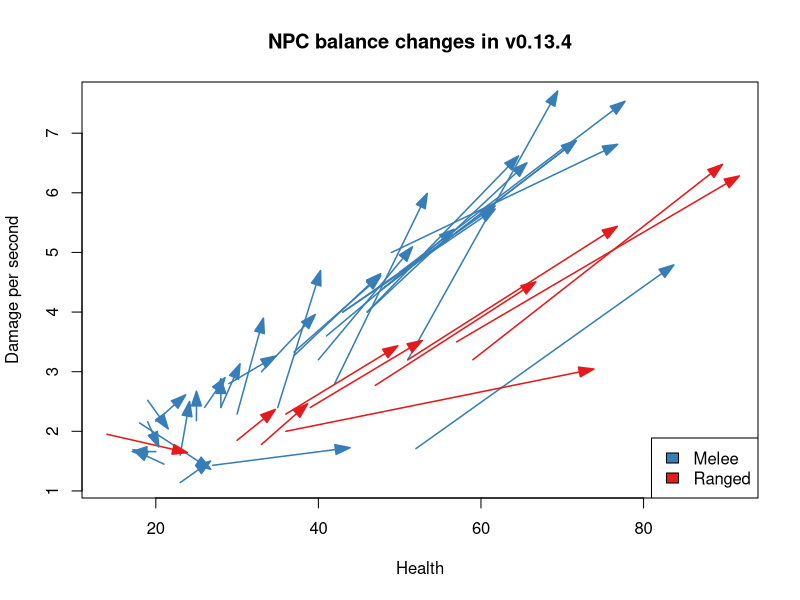

Write the R code that produced this figure.
library(shape)
library("RColorBrewer")

#svg("npc-stats.svg", width=5, height=5)
png("npc-stats.png", width=800, height=800,pointsize=20)


id <- c(
    "sheepGuardian"
    ,"pig1"
    ,"goat5"
    ,"goat12"
    ,"goat15"
    ,"goat16"
    ,"tortoise5"
    ,"tortoise11"
    ,"tortoise19"
    ,"lizard6"
    ,"lizard12"
    ,"lizard15"
    ,"lizard18"
    ,"snake8"
    ,"snake16"
    ,"boar10"
    ,"boar12"
    ,"boar18"
    ,"waterNymph"
    ,"airNymph"
    ,"earthNymph"
    ,"fireNymph"
    ,"meleeMan6"
    ,"meleeMan7"
    ,"meleeMan8"
    ,"meleeMan13"
    ,"meleeMan14"
    ,"meleeMan15"
    ,"meleeMan16"
    ,"meleeMan17"
    ,"rangedMan11"
    ,"rangedMan13"
    ,"rangedMan18"
    ,"rangedMan20"
    ,"dog6"
    ,"athleteQuestTortoise"
    ,"tutPig"
    ,"tutGoat"
    ,"tutBoar"
    ,"tutSnake"
    ,"tutTortoise"
    ,"tutLizard"
)

isRanged <- c(
    FALSE
    ,FALSE
    ,FALSE
    ,FALSE
    ,FALSE
    ,FALSE
    ,FALSE
    ,FALSE
    ,FALSE
    ,FALSE
    ,FALSE
    ,FALSE
    ,FALSE
    ,TRUE
    ,TRUE
    ,FALSE
    ,FALSE
    ,FALSE
    ,TRUE
    ,TRUE
    ,FALSE
    ,TRUE
    ,FALSE
    ,FALSE
    ,FALSE
    ,FALSE
    ,FALSE
    ,FALSE
    ,FALSE
    ,FALSE
    ,TRUE
    ,TRUE
    ,TRUE
    ,TRUE
    ,FALSE
    ,FALSE
    ,FALSE
    ,FALSE
    ,FALSE
    ,TRUE
    ,FALSE
    ,FALSE
)

healthBefore <- c(
    48
    ,21
    ,25
    ,37
    ,43
    ,46
    ,23
    ,27
    ,52
    ,23
    ,35
    ,42
    ,51
    ,30
    ,47
    ,33
    ,37
    ,50
    ,33
    ,36
    ,49
    ,57
    ,26
    ,28
    ,29
    ,40
    ,41
    ,43
    ,46
    ,48
    ,36
    ,39
    ,51
    ,59
    ,28
    ,30
    ,20
    ,19
    ,19
    ,14
    ,18
    ,20
)

dpsBefore <- c(
    4.40
    ,1.45
    ,2.18
    ,3.27
    ,4.00
    ,4.00
    ,1.14
    ,1.43
    ,1.71
    ,1.60
    ,2.40
    ,2.80
    ,3.20
    ,1.85
    ,2.77
    ,3.00
    ,3.33
    ,4.67
    ,1.78
    ,2.29
    ,5.00
    ,3.50
    ,2.40
    ,2.40
    ,2.80
    ,3.20
    ,3.60
    ,4.00
    ,4.00
    ,4.40
    ,2.00
    ,2.40
    ,3.20
    ,3.20
    ,2.40
    ,2.29
    ,1.66
    ,2.16
    ,2.52
    ,1.95
    ,2.14
    ,2.17
)

healthAfter <- c(
    71
    ,18
    ,25
    ,47
    ,61
    ,65
    ,26
    ,43
    ,83
    ,24
    ,40
    ,53
    ,69
    ,34
    ,66
    ,39
    ,47
    ,77
    ,38
    ,49
    ,76
    ,91
    ,28
    ,30
    ,34
    ,51
    ,56
    ,61
    ,64
    ,71
    ,73
    ,52
    ,76
    ,89
    ,28
    ,33
    ,18
    ,20
    ,21
    ,23
    ,26
    ,23
)

dpsAfter <- c(
    6.80
    ,1.64
    ,2.55
    ,4.56
    ,5.66
    ,6.42
    ,1.43
    ,1.71
    ,4.72
    ,2.38
    ,4.58
    ,5.88
    ,7.60
    ,2.29
    ,4.44
    ,3.87
    ,4.53
    ,7.46
    ,2.38
    ,3.37
    ,6.76
    ,6.22
    ,2.80
    ,3.02
    ,3.20
    ,5.00
    ,5.31
    ,5.71
    ,6.53
    ,6.80
    ,3.02
    ,3.46
    ,5.37
    ,6.40
    ,2.76
    ,3.78
    ,1.66
    ,1.85
    ,2.14
    ,1.67
    ,1.43
    ,2.53
)


palette = brewer.pal(8, "Set1")
MELEE_COLOUR = palette[2]
RANGED_COLOUR = palette[1]

color = ifelse (isRanged, RANGED_COLOUR, MELEE_COLOUR)
minHealth = min(c(min(healthBefore), min(healthAfter)))
maxHealth = max(c(min(healthBefore), max(healthAfter)))
minDPS = min(c(min(dpsBefore), min(dpsAfter)))
maxDPS = max(c(min(dpsBefore), max(dpsAfter)))

plot(
    NULL,
    xlab="Health",
    ylab="Damage per second",
    main="NPC balance changes in v0.13.4",
    xlim=c(minHealth, maxHealth),
    ylim=c(minDPS, maxDPS)
)

Arrows(healthBefore,dpsBefore,healthAfter,dpsAfter,
    col=color,
    lwd=1.5,
    arr.width=0.2,
    arr.length=0.3,
    arr.type="triangle"
)

legend(
    "bottomright",
    c("Melee", "Ranged"),
    fill=c(MELEE_COLOUR, RANGED_COLOUR)
)

dev.off()